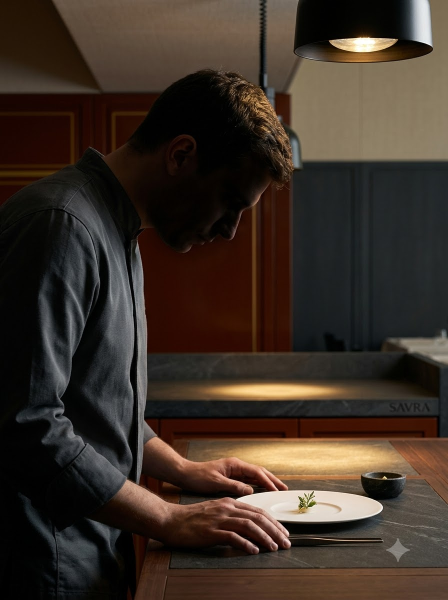
#> input picture test_projects/Savra_Claude/media/Chef_plating_at_pass_202608110048.jpeg, 896 x 1200 px (shown at 1/2 size)
$ python -i prepare_media.py   (imports and definitions only)
#> lines starting #> are read from the running program, lines starting #| are printed output that depends on the picture; after the words box and inside, x2 and y2 are one past the last pixel; in counts of white or black regions, pixels touching at a corner belong together
#> further down, picture is the input picture: PIL image 896x1200 RGB; mean R, G, B 60.1, 48.1, 39.1
"""Generate public/media/ from the read-only originals in media/.

Three jobs, none of which the layout should be asked to do:

1. **Exclude the generation mark.** Every supplied still carries a four-point mark at a fixed
   relative position -- measured at x in [91.2%, 94.6%], y in [84.2%, 90.4%] on the five
   frames whose backgrounds are clean enough to measure it against. Rather than trimming it
   off after the fact, the aspect crop each asset needs anyway is *solved* so that its window
   excludes the mark zone. One operation, not two.

2. **Measure the background.** Beat 5 sets the page field to each course photograph's own
   background so the plate appears to rest on the page rather than inside a rectangle. That
   colour is measured from the cropped result's border ring and written into the manifest --
   it is never eyeballed.

3. **Strip the clip's audio** and emit mp4 + webm + a poster frame. The doctrine forbids
   autoplaying audio and the source carries an AAC track.

media/ is never modified. public/media/ is disposable; delete and re-run.

    python .olympus/tools/prepare_media.py
"""

from __future__ import annotations

import json
import shutil
import subprocess
from dataclasses import dataclass, field
from pathlib import Path

from PIL import Image

ROOT = Path(__file__).resolve().parents[2]
MEDIA = ROOT / "media"
OUT = ROOT / "public" / "media"
MANIFEST = ROOT / ".olympus" / "evidence" / "asset-manifest.json"

# The generation-mark exclusion zone, as a fraction of the frame. Generous against the
# measured box so a crop is never marginally safe.
MARK_X = 0.895
MARK_Y = 0.825

WEBP_Q = 82


@dataclass
class Asset:
    id: str
    stem: str
    aspect: float          # target width / height
    out_w: int             # emitted width; never upscaled past what the crop can supply
    purpose: str
    alt: str               # "" means decorative
    fx: float = 0.5        # focal point, fraction of the source frame
    fy: float = 0.5
    measure_field: bool = False   # sample the border ring for --pass-field
    thumb_w: int = 0              # emit an additional small variant at this width
    zoom: float = 1.0             # <1 tightens the crop; a detail crop must actually be one
    feather: bool = False         # fade the outer edge into the field so no seam can band


ASSETS: list[Asset] = [
    # --- beat 0/1 : the street -------------------------------------------------------
    Asset("street", "SAVRA_restaurant_entrance_in_Vienna", 16 / 9, 1200,
          "beat 0-1 full-bleed. The LCP element.",
          "The SAVRA shopfront at dusk on a Vienna side street: a dark slate frame around a "
          "warmly lit dining room, one figure passing on the cobbles.",
          fx=0.50, fy=0.46),

    # --- beat 2 : the room (poster for the clip) --------------------------------------
    Asset("room-poster", "Empty_dining_room_interior_view", 16 / 9, 1200,
          "beat 2 poster frame and the reduced-motion still for the clip.",
          "The dining room before service: lacquered oxblood panelling, brass inlay, "
          "slate tables laid with linen, every chair empty.",
          fx=0.50, fy=0.45),

    # --- beat 3 : what it is made of ---------------------------------------------------
    Asset("material-weave", "Stone_meets_textured_linen_weave", 3 / 2, 900,
          "beat 3 primary material tile.",
          "Oatmeal linen falling over a slate edge, met by a brass line and black oak.",
          fx=0.42, fy=0.50),
    Asset("material-setting", "Table_settings_with_linen_runner", 3 / 4, 700,
          "beat 3 secondary material tile.",
          "A place setting on slate: a cream plate on a linen runner, cutlery engraved SAVRA, "
          "a smoked-glass lamp at the edge of frame.",
          fx=0.45, fy=0.55),
    Asset("material-weave-detail", "Stone_meets_textured_linen_weave", 1 / 1, 520,
          "beat 3 tight crop of the same weave frame -- declared as a crop, not a third asset.",
          "", fx=0.66, fy=0.38, zoom=0.42),
    Asset("material-setting-detail", "Table_settings_with_linen_runner", 1 / 1, 520,
          "beat 3 tight crop of the same setting frame -- declared as a crop.",
          "", fx=0.58, fy=0.76, zoom=0.40),

    # --- beat 4 : one pair of hands ----------------------------------------------------
    Asset("hands", "Chef_plating_at_pass", 3 / 4, 820,
          "beat 4. The only person on the page.",
          "A chef alone at the pass under a single pendant lamp, both hands resting either "
          "side of a white plate holding one leaf.",
          fx=0.45, fy=0.48),

    # --- beat 5 : the pass. 4:3 so Flip only ever interpolates position and scale -------
    Asset("course-1", "Flatbread_served_with_smoked_butter", 4 / 3, 1000,
          "beat 5, course 1.",
          "Blistered flatbread with za'atar and green oil on a teal oval dish, smoked butter "
          "in a small bowl beside it, on slate.",
          fx=0.46, fy=0.60, measure_field=True, thumb_w=340, feather=True),
    Asset("course-2", "Salt-baked_beetroot_dish_on_plate", 4 / 3, 1000,
          "beat 5, course 2.",
          "Salt-baked beetroot on labneh with hazelnuts and herb oil, seen from above on a "
          "teal plate against dark slate.",
          fx=0.66, fy=0.50, measure_field=True, thumb_w=340, feather=True),
    Asset("course-3", "Charcoal_sea_bass_with_fennel", 4 / 3, 1000,
          "beat 5, course 3.",
          "Charred sea bass under shaved fennel and dill on a teal oval plate, on a worn "
          "wooden table.",
          fx=0.50, fy=0.55, measure_field=True, thumb_w=340, feather=True),
    Asset("course-4", "Food_photography_of_plated_dish", 4 / 3, 1000,
          "beat 5, course 4.",
          "A roasted aubergine half with tahini, sumac and herbs on a cream plate, on slate.",
          fx=0.46, fy=0.55, measure_field=True, thumb_w=340, feather=True),
    Asset("course-5", "Dish_plated_on_dark_slate", 4 / 3, 1000,
          "beat 5, course 5. Default selection -- its background measures within RGB-7 of "
          "the brand slate, which is where the field-matching idea came from.",
          "Sliced duck breast with charred parsnip and blackcurrant, seen from above on a "
          "teal plate against a flat slate-blue ground.",
          fx=0.62, fy=0.50, measure_field=True, thumb_w=340, feather=True),
    Asset("course-6", "Quince_dessert_with_yogurt_and", 4 / 3, 1000,
          "beat 5, course 6.",
          "Saffron-poached quince with thick yoghurt, pistachio and a shard of brittle in a "
          "cream bowl, lacquered panelling behind.",
          fx=0.50, fy=0.62, measure_field=True, thumb_w=340, feather=True),

    # --- beat 6 : they open -------------------------------------------------------------
    Asset("door", "Threshold_opening_to_stone_table", 16 / 9, 1200,
          "beat 6. The hero moment.",
          "A dark door standing ajar in a slate wall, warm light spilling from the room "
          "beyond onto a single laid table.",
          fx=0.50, fy=0.48),
    Asset("room-lit", "Savra_dining_room_before_service", 3 / 2, 900,
          "beat 6 support. Carries the set's only measured vanilla (#D8CDBC over 31% of frame).",
          "The dining room lit and laid, seen straight down the centre aisle.",
          fx=0.50, fy=0.45),
    Asset("table", "Table_set_for_two", 3 / 4, 760,
          "beat 6 closing image. The table the reservation is for.",
          "One slate table set for two against a dark panelled wall, a single lamp lit "
          "between the two settings.",
          fx=0.50, fy=0.52),
]

CLIP = "Camera_tracking_through_dining_room"
CLIP_IN = 4.6      # seconds into the source; see emit_clip()
CLIP_LEN = 3.4     # seconds kept


# --------------------------------------------------------------------------------------


# [54 lines left out: functions find, solve_crop, border_colour, not called in this run]


def feather_edge(im: Image.Image, frac: float = 0.075) -> Image.Image:
    """Fade the outer border into transparency.

    The page paints each course's measured background behind the photograph. Where that
    background is genuinely flat (course-5, measured #365862 against brand slate #335C67)
    the seam already vanishes. Where the surface is textured or vignetted it would band --
    a single measured colour cannot match a gradient. Dissolving the edge makes the trick
    hold for every course instead of only the flat ones.
    """
#> called with frac = 0.075
    from PIL import ImageDraw, ImageFilter

    w, h = im.size
#> w = 896; h = 1200
    pad = max(6, int(min(w, h) * frac))
#> pad = 67
    mask = Image.new("L", (w, h), 0)
#> mask: PIL image 896x1200 L; every value is 0
    ImageDraw.Draw(mask).rectangle([pad, pad, w - pad, h - pad], fill=255)
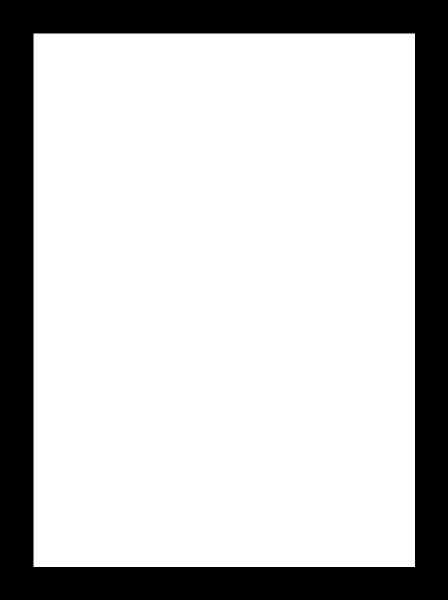
#> mask: PIL image 896x1200 L (shown at 1/2 size); 75.7% white; 1 black region, box (x1, y1, x2, y2) and area: (0, 0, 896, 1200) 261079
    mask = mask.filter(ImageFilter.GaussianBlur(pad * 0.55))
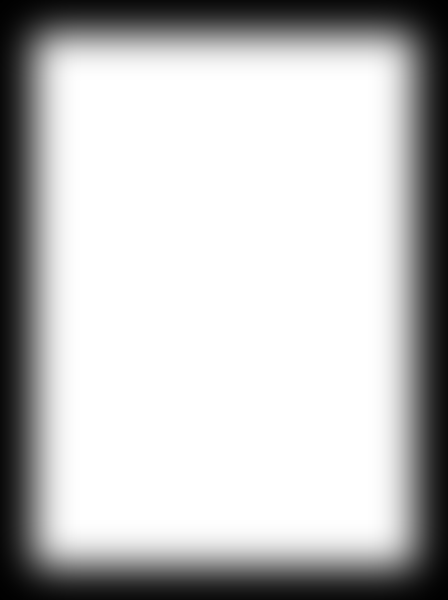
#> mask: PIL image 896x1200 L (shown at 1/2 size); min 0, max 255, mean 192.8
    out = im.convert("RGBA")
    out.putalpha(mask)
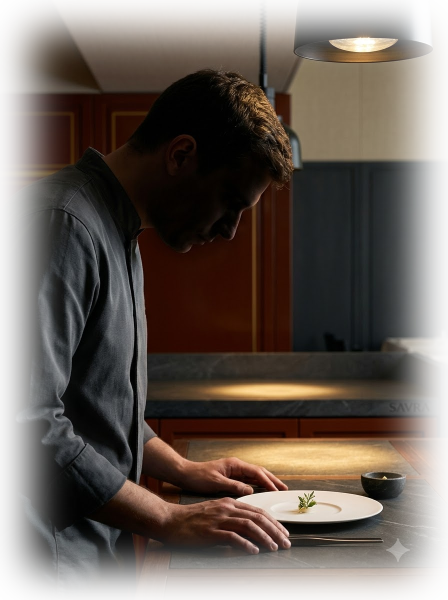
#> out: PIL image 896x1200 RGBA (shown at 1/2 size); mean R, G, B, A 60.1, 48.1, 39.1, 192.8; transparent parts drawn white
    return out


# [156 lines left out: functions emit, emit_clip, main, not called in this run]


# [2 lines not run here, left out]

>>> from PIL import Image
>>> picture = Image.open('../../media/Chef_plating_at_pass_202608110048.jpeg')
>>> result = feather_edge(picture)

$ run again, on test_projects/Savra_Claude/media/Lamb_backstrap_with_cherry_glaze_202608110048.jpeg
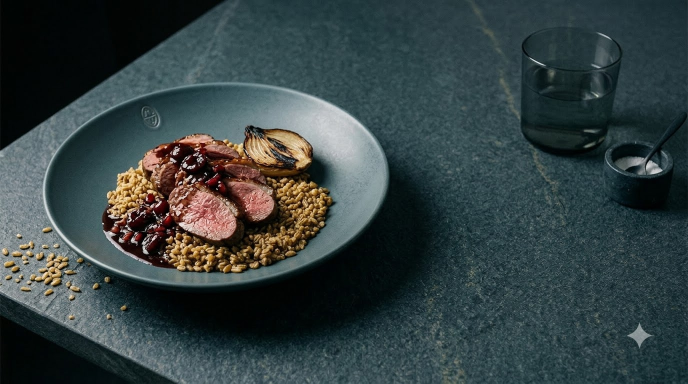
#> input picture test_projects/Savra_Claude/media/Lamb_backstrap_with_cherry_glaze_202608110048.jpeg, 1376 x 768 px (shown at 1/2 size)
#> picture is the input picture: PIL image 1376x768 RGB; mean R, G, B 52.9, 65.3, 66
#> in feather_edge, `ImageDraw.Draw(mask).rectangle([pad, pad, w - pad, h - pad], fill=255)`:
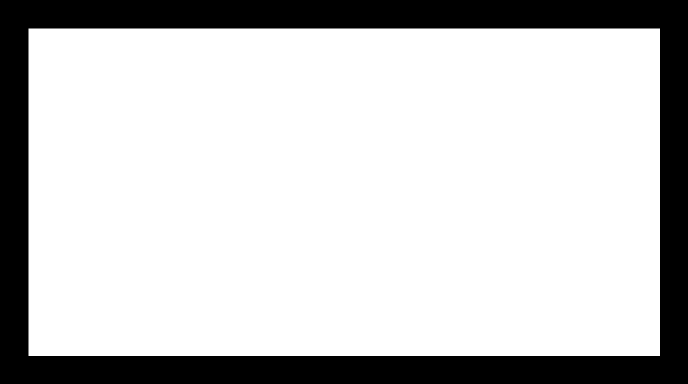
#> mask: PIL image 1376x768 L (shown at 1/2 size); 78.3% white; 1 black region, box (x1, y1, x2, y2) and area: (0, 0, 1376, 768) 229503
#> in feather_edge, `out.putalpha(mask)`:
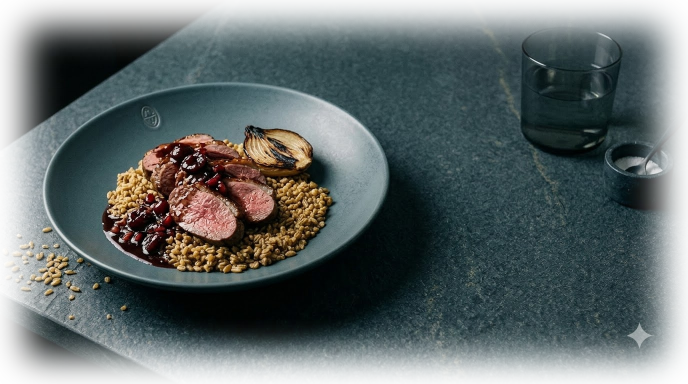
#> out: PIL image 1376x768 RGBA (shown at 1/2 size); mean R, G, B, A 52.9, 65.3, 66, 199.4; transparent parts drawn white

$ run again, on test_projects/Savra_Claude/media/Portrait_recomposition_of_asset_202608110048.jpeg
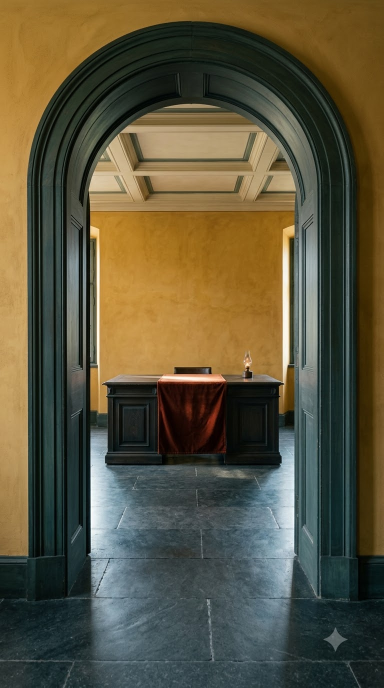
#> input picture test_projects/Savra_Claude/media/Portrait_recomposition_of_asset_202608110048.jpeg, 768 x 1376 px (shown at 1/2 size)
#> picture is the input picture: PIL image 768x1376 RGB; mean R, G, B 90.8, 84.4, 61.1
#> in feather_edge, `ImageDraw.Draw(mask).rectangle([pad, pad, w - pad, h - pad], fill=255)`:
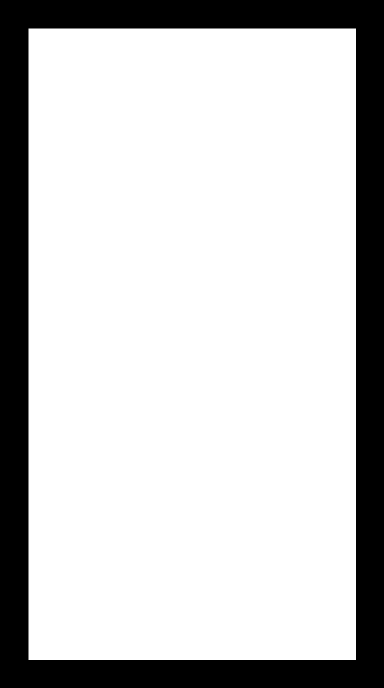
#> mask: PIL image 768x1376 L (shown at 1/2 size); 78.3% white; 1 black region, box (x1, y1, x2, y2) and area: (0, 0, 768, 1376) 229503
#> in feather_edge, `out.putalpha(mask)`:
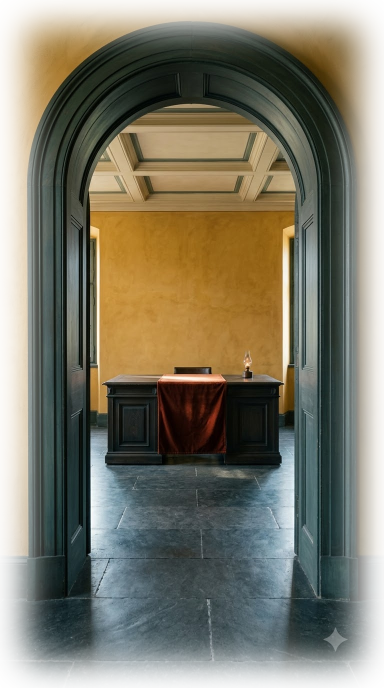
#> out: PIL image 768x1376 RGBA (shown at 1/2 size); mean R, G, B, A 90.8, 84.4, 61.1, 199.4; transparent parts drawn white

$ run again, on test_projects/Savra_Claude/media/Quince_dessert_with_yogurt_and_202608110048.jpeg
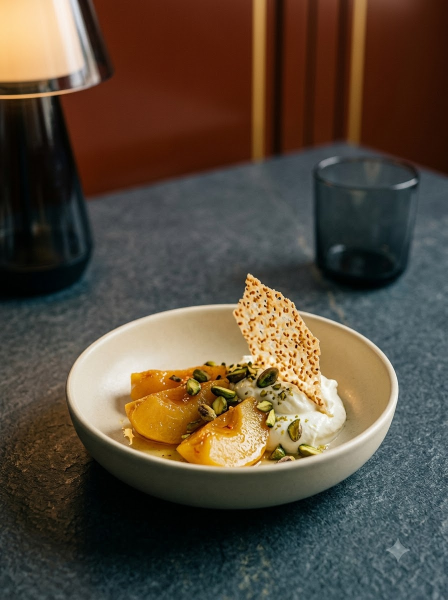
#> input picture test_projects/Savra_Claude/media/Quince_dessert_with_yogurt_and_202608110048.jpeg, 896 x 1200 px (shown at 1/2 size)
#> picture is the input picture: PIL image 896x1200 RGB; mean R, G, B 86.7, 74.4, 60
#> in feather_edge, `out.putalpha(mask)`:
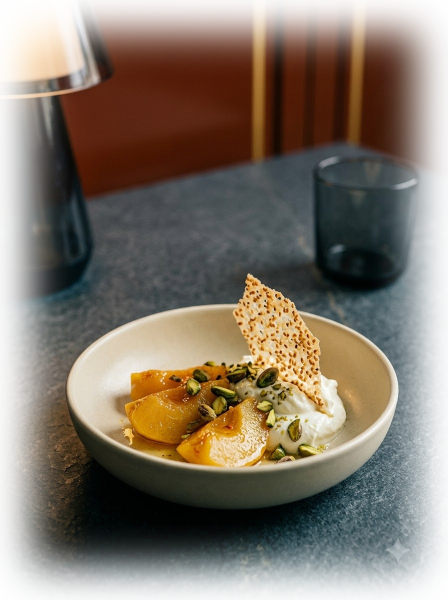
#> out: PIL image 896x1200 RGBA (shown at 1/2 size); mean R, G, B, A 86.7, 74.4, 60, 192.8; transparent parts drawn white
